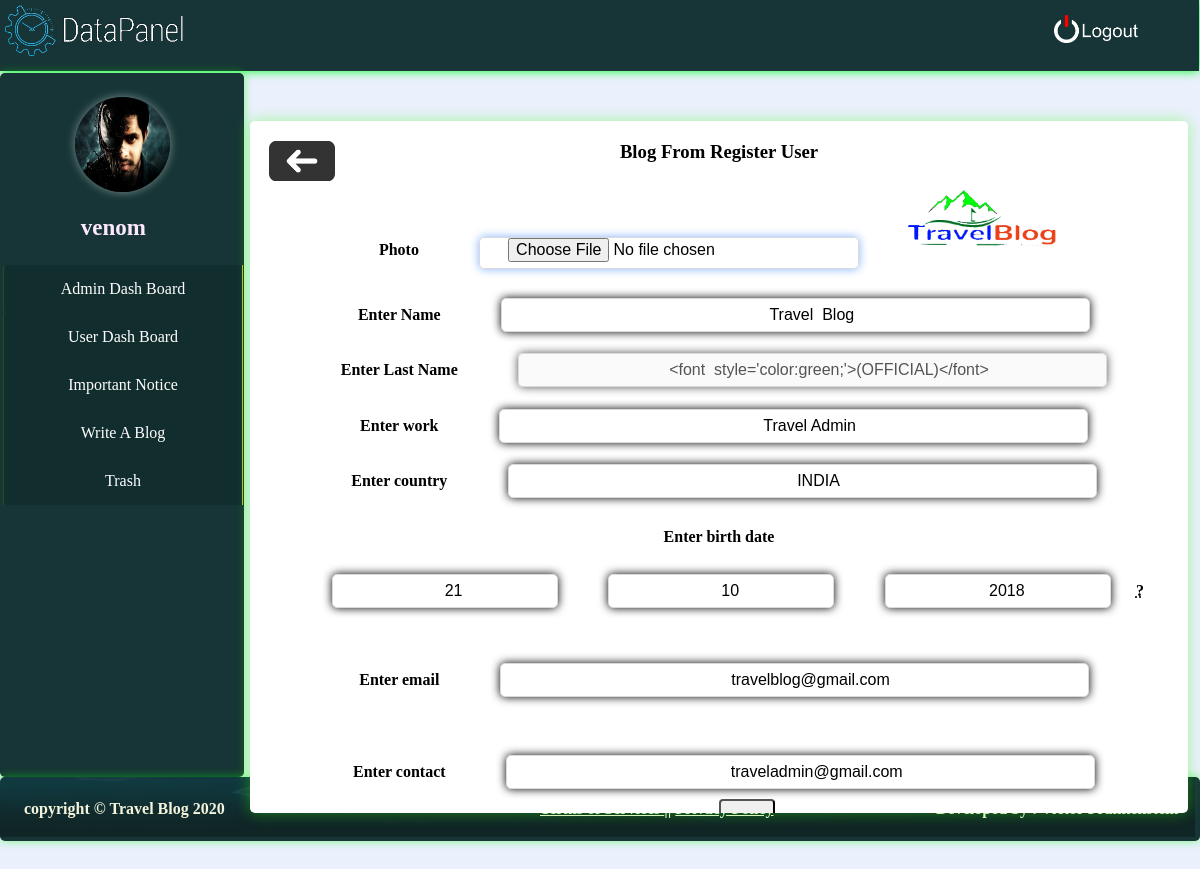
The app's page /admin/editofficial.php (signed in) with its own data.
### tables this page shows
CREATE TABLE `user_login` (
  `id` int(11) NOT NULL,
  `name` varchar(255) NOT NULL,
  `last_name` varchar(255) NOT NULL,
  `gender` varchar(255) NOT NULL,
  `username` varchar(255) NOT NULL,
  `email` varchar(255) NOT NULL,
  `password` varchar(255) NOT NULL,
  `p_photo` varchar(255) NOT NULL DEFAULT 'upload/images.png',
  `login_time` datetime NOT NULL DEFAULT CURRENT_TIMESTAMP,
  `work` varchar(255) NOT NULL DEFAULT 'work',
  `country` varchar(255) NOT NULL DEFAULT 'country',
  `b_date` int(255) NOT NULL DEFAULT '1',
  `b_day` int(255) NOT NULL DEFAULT '1',
  `b_year` int(255) NOT NULL DEFAULT '2000',
  `contact` varchar(255) NOT NULL DEFAULT 'contact',
  `login_attempt` varchar(255) NOT NULL DEFAULT '0',
  `last_seen` varchar(255) NOT NULL DEFAULT '0',
  `ip` varchar(255) NOT NULL
);

### admin/editofficial.php (the view, shortened to what this page needs)
<?php
require('connection.php');
require('slice/header.php');
require('slice/sidebar.php');
require('slice/footer.php');
?>
<!DOCTYPE html>
<html>
	<head>
	</head>
	<body  class="bd">
		<div class="view" >
      <div class="form-group">
			<h3><a href="dashboard.php"><abbr title="Back"><img src="photos/backbutton.png"></abbr></a>Blog From Register User</h3>
      <?php
   $query="select * from  user_login where id='11' ";
  $req=mysqli_query($con,$query);
  $arrpro=mysqli_fetch_assoc($req);
  ?>
  <form  action="" method="post" enctype="multipart/form-data">
         <div class="form-group">
          <label for="uname"><b>Photo</b></label>
          <input type="file" class="form-control-row" name="photo" accept="image/*" style=" max-width: 100%; max-height: 100%;"><img src="../<?php echo $arrpro['p_photo']?>" style=" max-width: 200px; max-height: 200px;" /></div>
          <div class="form-group">
      <label for="uname"><b>Enter Name</b></label>
      <input  class="form-control" placeholder="Enter Name" name="name" id="name"  required value="<?php echo $arrpro['name'] ?>" ></div>
 <div class="form-group">
      <label for="uname"><b>Enter Last Name</b></label>
      <input  class="form-control" placeholder="Enter last Name" name="last_name" id="namel"  value="<?php echo $arrpro['last_name'] ?>" disabled="disabled" ></div>
 <div class="form-group">
      <label for="uname"><b>Enter work</b></label>
      <input type="text" class="form-control" placeholder="Enter work" name="work" id="work" value="<?php echo $arrpro['work'] ?>"></div>
 <div class="form-group">
      <label for="uname"><b>Enter country</b></label>
      <input type="text" class="form-control" placeholder="Enter country" name="country" id="country" size="50" placeholder="Enter a location" autocomplete="on" value="<?php echo $arrpro['country']?>"></div>
 <div class="form-group">
      <label for="uname"><b>Enter birth date</b></label><br>
      <input type="number" class="form-control" placeholder="date" name="b_date" id="b_date" min="1" max="31" style="width: 20%; text-align: center;" value="<?php echo $arrpro['b_date'] ?>">
      <input type="number" class="form-control" placeholder="month" name="b_day" id="b_day" min="1" max="12" style="width: 20%; text-align: center;" value="<?php echo $arrpro['b_day'] ?>">
      <input type="number" class="form-control" placeholder="year" name="b_year" id="b_year" min="<?php echo date("Y")-90; ?>" max="<?php echo date("Y"); ?>" style="width: 20%; text-align: center;" value="<?php echo $arrpro['b_year'] ?>" > &nbsp&nbsp&nbsp<abbr title="the month of February has 28 days in common years and 29 days in leap years">?</abbr></div><br><br>
       <div class="form-group">
      <label for="uname"><b>Enter email</b></label>
      <input type="text" class="form-control" placeholder="Enter E-mail" name="email" id="email" value="<?php echo $arrpro['email'] ?>" pattern="[a-z0-9._%+-]+@gmail+\.[a-z]{2,63}$"></div><br><br>
 <div class="form-group">
      <label for="uname"><b>Enter contact</b></label>
      <input type="text" class="form-control" placeholder="Enter contact (e-mail/phone)" name="contact" id="contact" value="<?php echo $arrpro['contact'] ?>"></div>
      <button type="submit" name="butt">save</button>
    </form>
</div>
</div>
</body>
</html>

### admin/style.css (style rules this page uses)
.bd { margin: 0; background-color: rgb(235, 240, 253); }
.view { overflow: auto; padding: 1px; text-align: center; border-radius: 6px; background-color: #ffffff; position: absolute; top: 13%; right: 1%; width:78%; height: 690px; box-shadow:0 0 10px; -webkit-box-shadow:0 0 15px rgba(49, 255, 0, 0.4); -moz-box-shadow:0 0 10px; border-radius:5px; -webkit-border-radius:5px; -moz-border-radius:5px }
h3 img { position: absolute; left: 2%; width: auto; height: 40px; }
button { padding-left: 2px; width:6%; height: 45px; position: absolute; font-size: 80%; text-align: center; color: #000000; border-radius:4px; }
.form-control { text-align: center; border:1px solid #DADADA; margin:9px; margin-left: 4%; padding-left:35px; width:550px; height:30px; font-size:16px; box-shadow:0 0 10px; -webkit-box-shadow:0 0 10px; -moz-box-shadow:0 0 10px; border-radius:5px; -webkit-border-radius:5px; -moz-border-radius:5px }
.form-group label { display:inline-flex; color: #000000; text-align: center; margin:2%; }
.form-control-row { text-align: center; background-repeat:no-repeat; background-position:8px; border:1px solid #DADADA; margin:2%; margin-left: 4%; padding-left:3%; width:350px; height:30px; font-size:16px; box-shadow:0 0 10px; -webkit-box-shadow:0 0 10px rgba(0, 98, 255, 0.49); -moz-box-shadow:0 0 10px; border-radius:5px; -webkit-border-radius:5px; -moz-border-radius:5px }

### records on screen
user_login: p_photo (picture), name "Travel Blog", last_name "<font style='color:green;'>(OFFICIAL)</font>", work "Travel Admin", country "INDIA", b_date "21", b_day "10", b_year "2018", email "travelblog@gmail.com", contact "traveladmin@gmail.com"

### other values on screen
$_SESSION['id']['username'] "venom"
